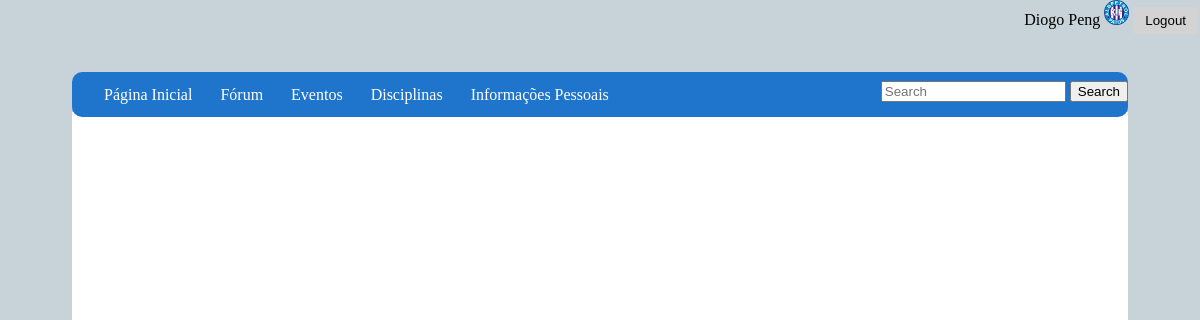
The page /sitemestrado/disciplinas (signed in) on the database as committed earlier.
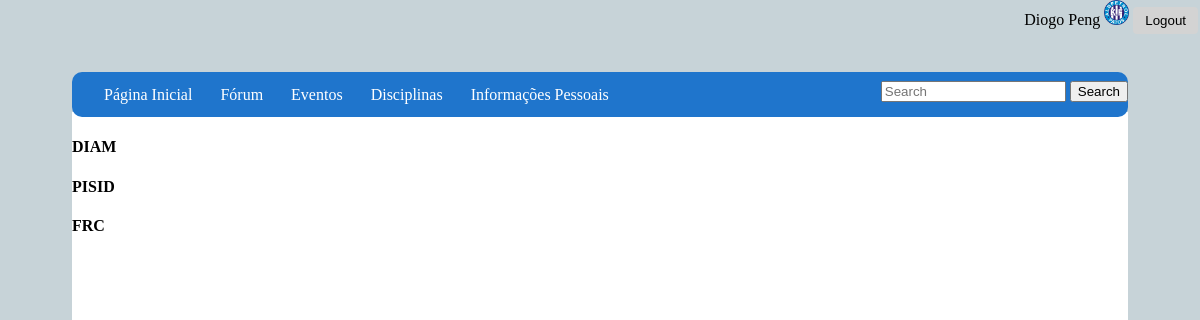
The same page on the database as committed later.
### sitemestrado/models.py (models this page shows, shortened)
class Disciplina(models.Model):
    disciplina_nome = models.CharField(max_length=200)
    professores = models.ManyToManyField('Professor',related_name='disciplinas', default = None)

### sitemestrado/views.py (the view)
# urls.py: path('disciplinas', views.disciplinas, name="disciplinas"),
def disciplinas(request):
    disciplinas_list = Disciplina.objects.all()
    context = {
        'disciplinas_list' : disciplinas_list,
    }
    return render(request, 'sitemestrado/disciplinas.html',context)

### sitemestrado/templates/sitemestrado/disciplinas.html (shortened to what this page needs)
{% extends "sitemestrado/index.html" %}
{%block searchbar%}
<form class='search-form' method=POST action ="{% url 'sitemestrado:searchdisciplina' %}">
 <input type='search' placeholder='Search' name ="searched">
 <button class'search-btn' type='submit'>Search</button>
</form>
{%endblock%}
{% block content %}
<div class = "disciplinas-container">
    {% for disciplina in disciplinas_list %}
        <div class = "disciplina">
            <a href="{% url 'sitemestrado:detalhedisc' disciplina.id %}"> <h4>{{ disciplina.disciplina_nome }} </h4> </a>
        </div>
    {%endfor%}
</div>
{% endblock %}

Rows that differ between the two databases and show on the page:
added Disciplina: disciplina_nome "DIAM"
added Disciplina: disciplina_nome "PISID"
added Disciplina: disciplina_nome "FRC"
